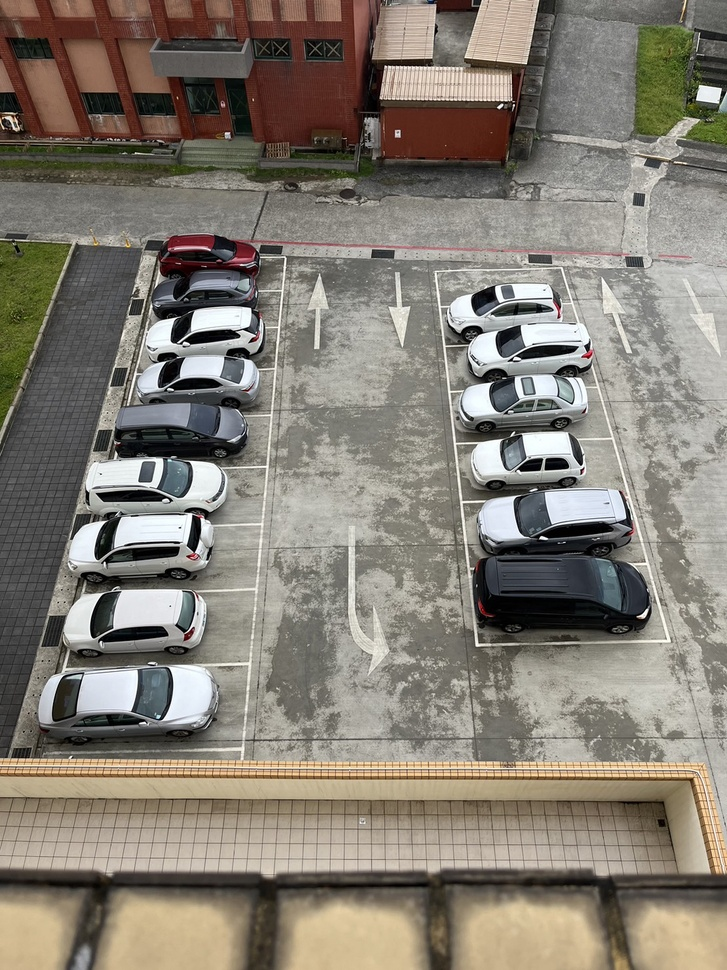
#> input picture parking_space_counter/testcopy.jpg, 727 x 970 px, shrunk from 1109 x 1479 before the run
$ python preprocess.py
#> lines starting #> are read from the running program, lines starting #| are printed output that depends on the picture; after the words box and inside, x2 and y2 are one past the last pixel; in counts of white or black regions, pixels touching at a corner belong together
import cv2
import matplotlib.pyplot as plt

img = cv2.imread('testcopy.jpg')
#> img is the input picture: shape (970, 727, 3); mean B, G, R 115.7, 126.2, 132.9
img = cv2.cvtColor(img, cv2.COLOR_BGR2GRAY)
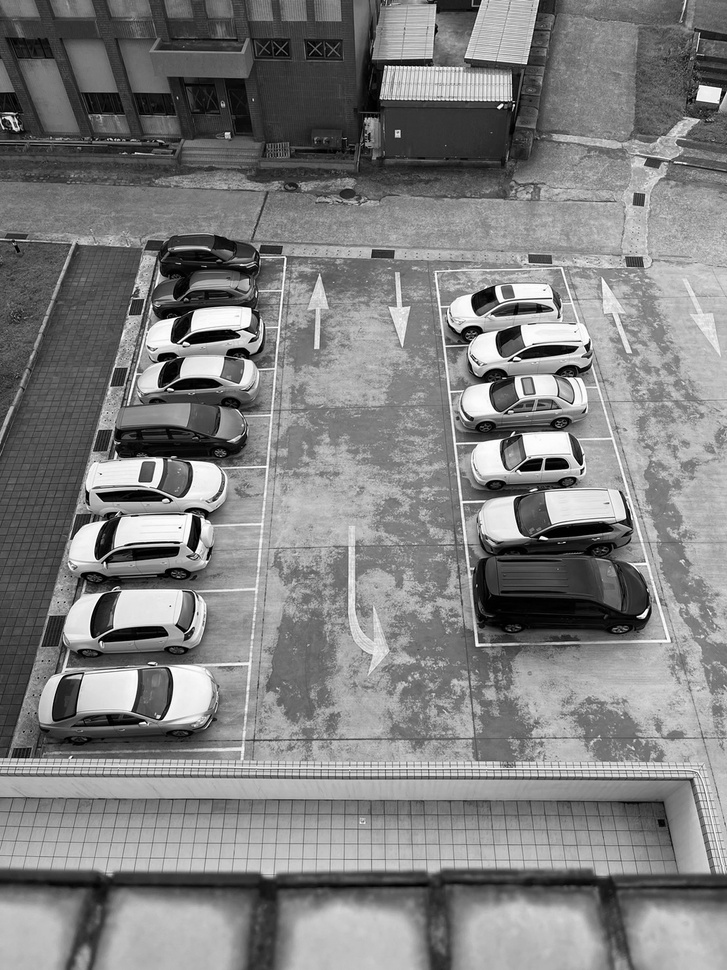
#> img: shape (970, 727); min 0, max 255, mean 127
_, img = cv2.threshold(img, 170, 255, cv2.THRESH_BINARY)
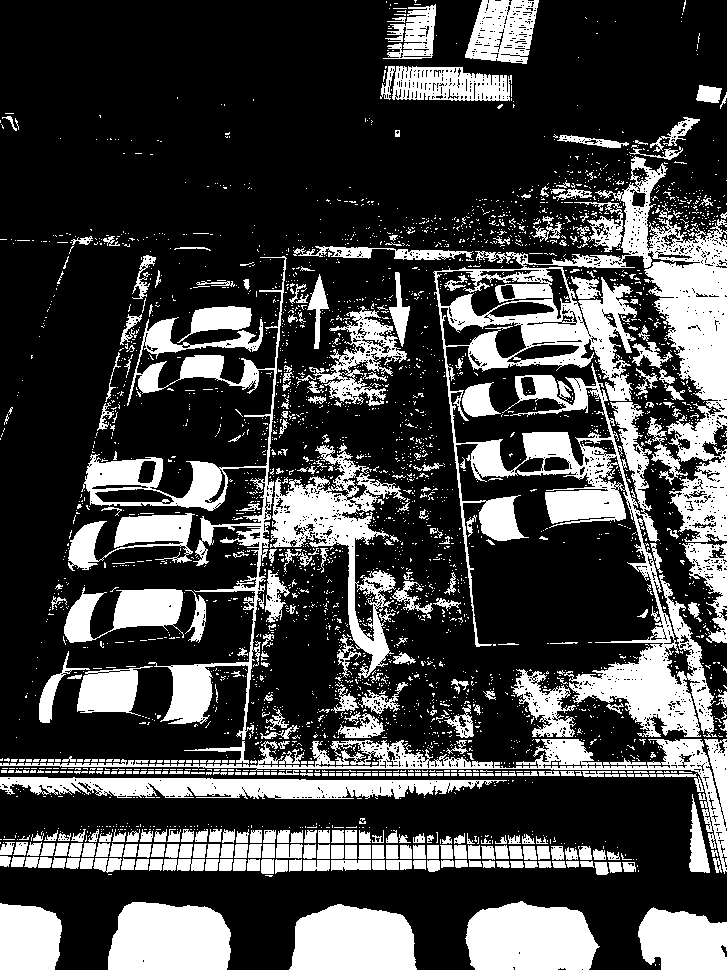
#> img: shape (970, 727); 27.2% white; 3404 white regions (3064 under 20 px), largest, box (x1, y1, x2, y2) and area: (433, 156, 727, 737) 49922, (81, 256, 287, 740) 13247, (0, 739, 727, 874) 9176
plt.imshow(img, cmap='gray')
plt.show()

$ run again, with parking_space_counter/parking_crop.jpg copied over parking_space_counter/testcopy.jpg
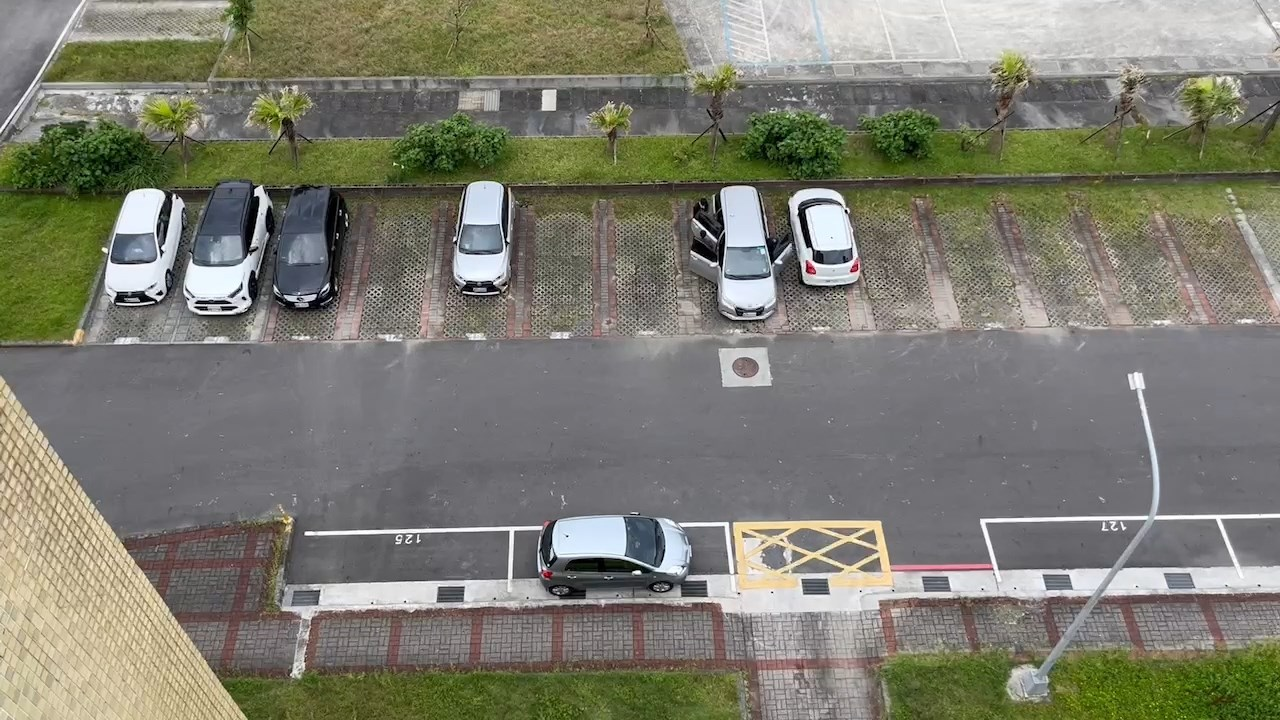
#> input picture parking_space_counter/parking_crop.jpg, 1280 x 720 px
#> img is the input picture: shape (720, 1280, 3); mean B, G, R 112, 125.1, 125.6
#> `img = cv2.cvtColor(img, cv2.COLOR_BGR2GRAY)`:
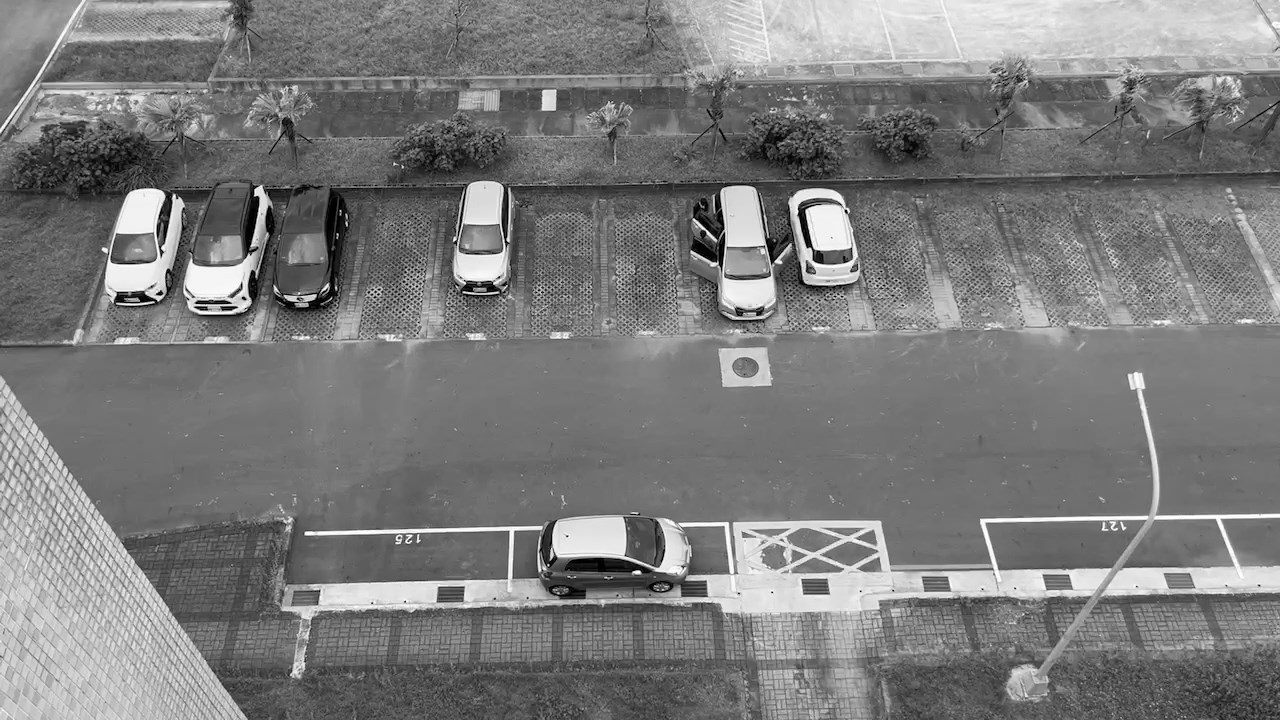
#> img: shape (720, 1280); min 0, max 255, mean 123.8
#> `_, img = cv2.threshold(img, 170, 255, cv2.THRESH_BINARY)`:
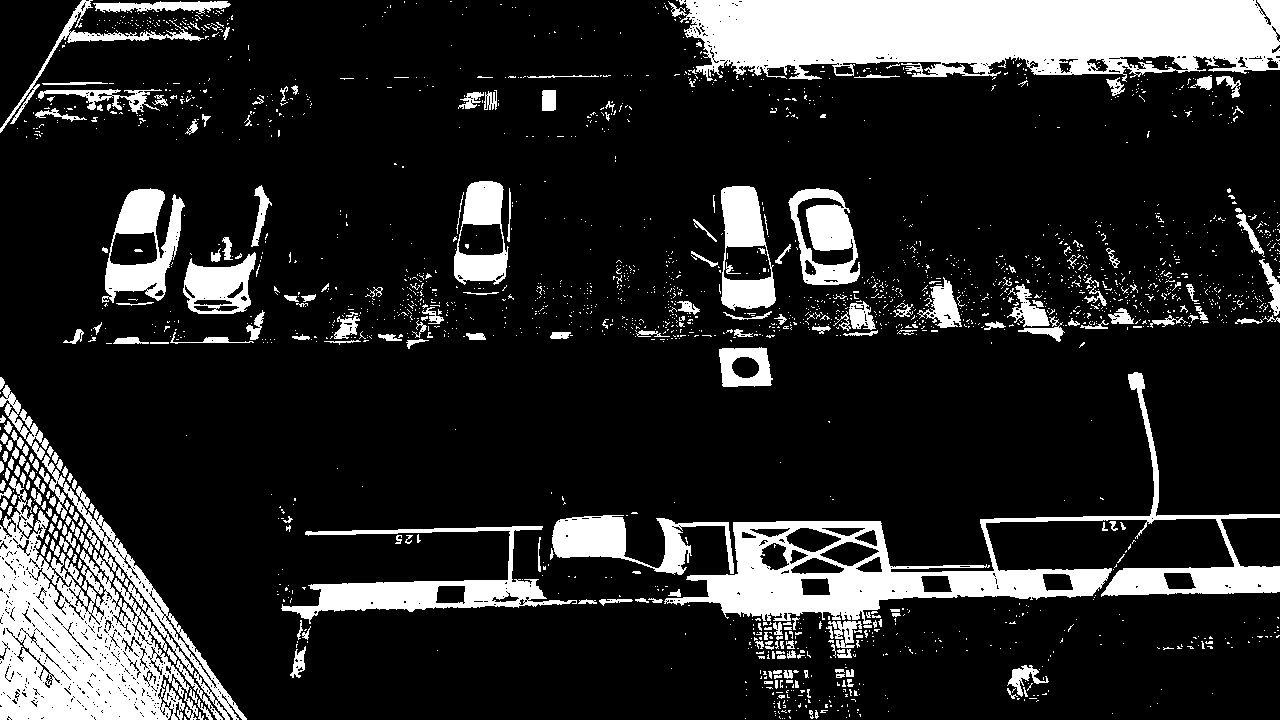
#> img: shape (720, 1280); 16.4% white; 2222 white regions (1945 under 20 px), largest, box (x1, y1, x2, y2) and area: (668, 0, 1280, 82) 39306, (0, 455, 247, 720) 27335, (664, 372, 1280, 624) 23227

$ run again, with parking_space_counter/t.png saved as parking_space_counter/testcopy.jpg
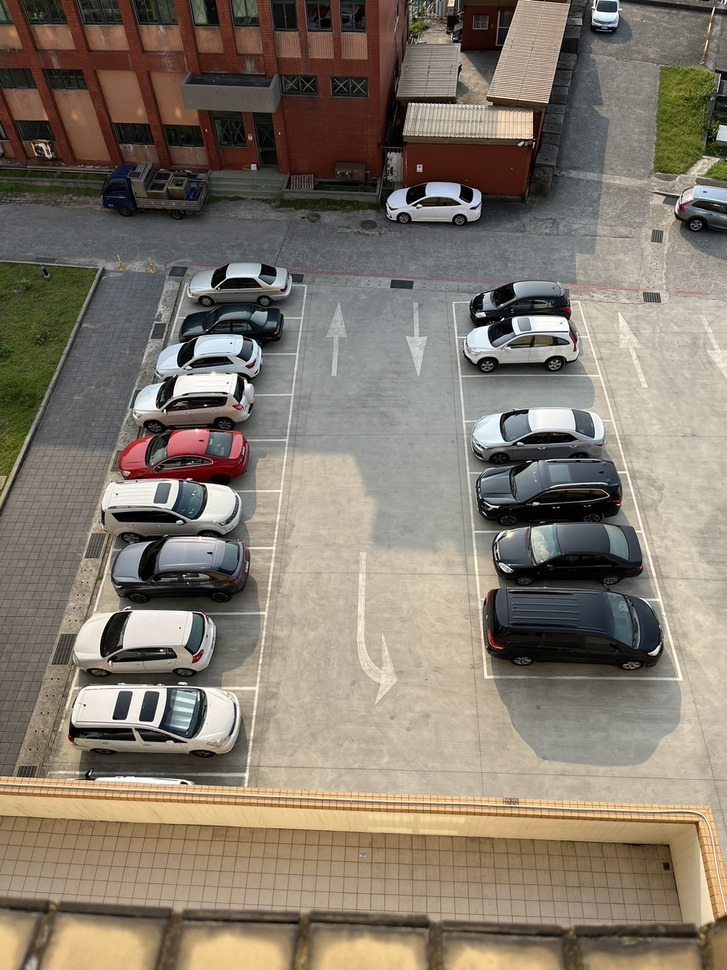
#> input picture parking_space_counter/t.png, 727 x 970 px, shrunk from 1109 x 1479 before the run
#> img is the input picture: shape (970, 727, 3); mean B, G, R 107.9, 121, 130.8
#> `img = cv2.cvtColor(img, cv2.COLOR_BGR2GRAY)`:
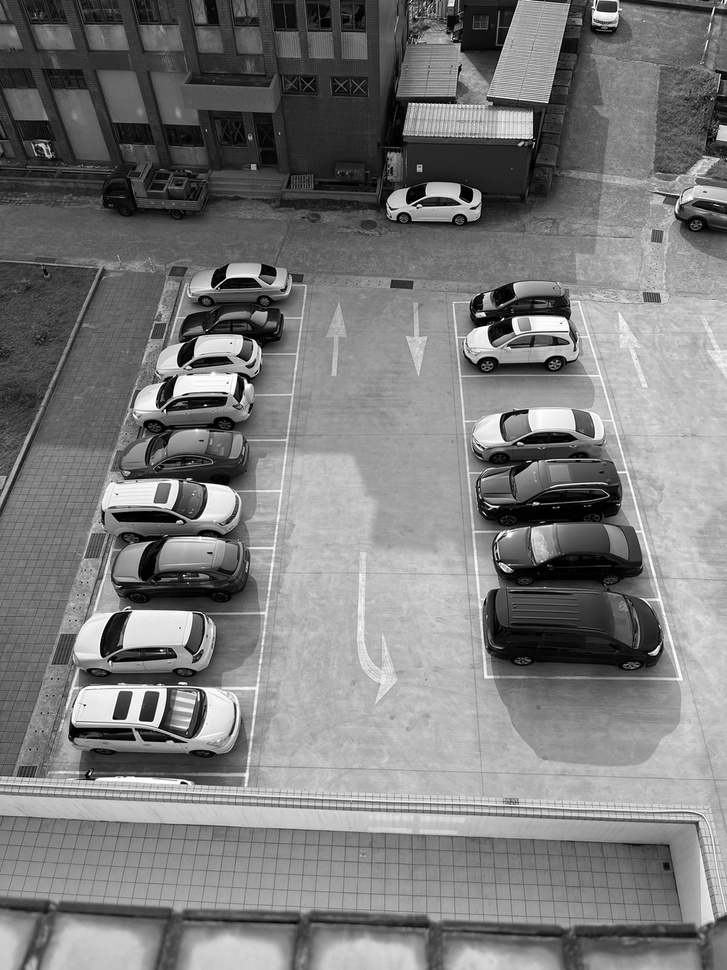
#> img: shape (970, 727); min 0, max 255, mean 122.4
#> `_, img = cv2.threshold(img, 170, 255, cv2.THRESH_BINARY)`:
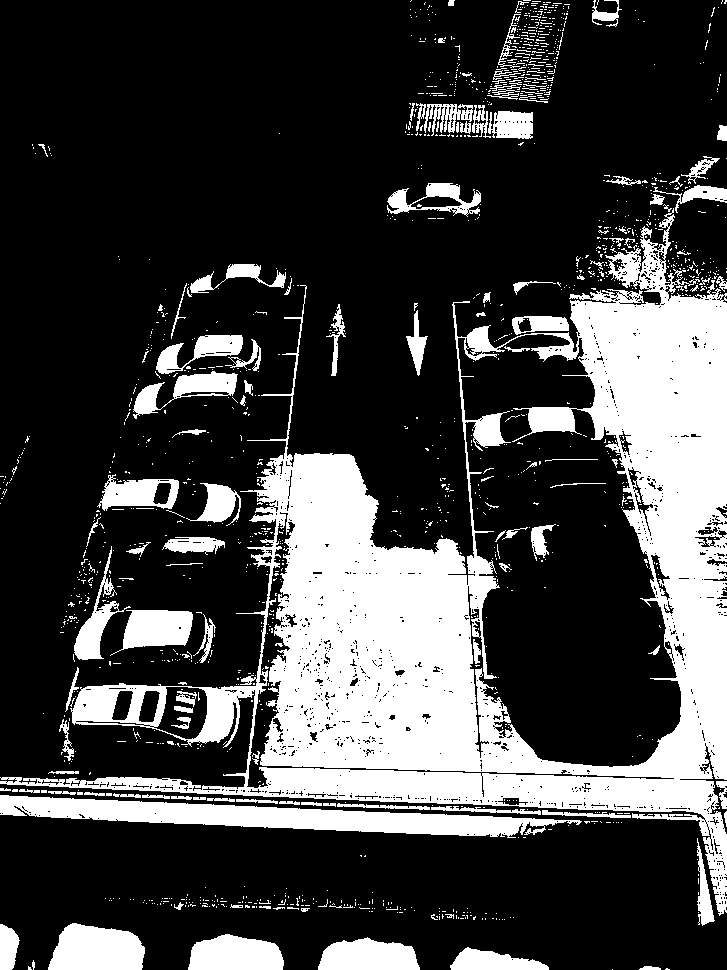
#> img: shape (970, 727); 26.1% white; 1483 white regions (1358 under 20 px), largest, box (x1, y1, x2, y2) and area: (0, 208, 727, 916) 131524, (0, 795, 582, 838) 10855, (48, 923, 145, 970) 3622
